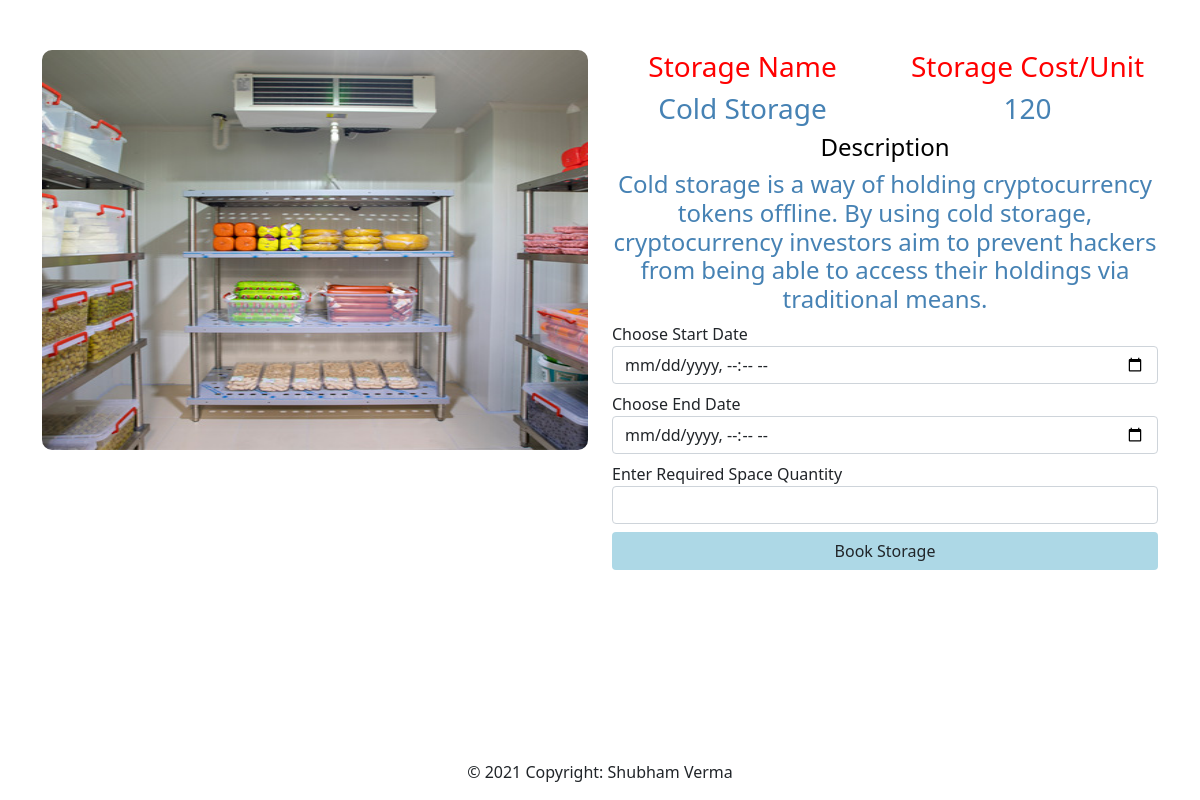
Page /bookStorage.php?sid=10&uid=1 (signed in) on the committed database.
### tables this page shows
CREATE TABLE `Storage` (
  `s_id` int(11) NOT NULL,
  `name` varchar(30) NOT NULL,
  `cost` int(11) NOT NULL,
  `quantity` int(11) DEFAULT NULL,
  `description` varchar(1000) DEFAULT NULL,
  `img_path` varchar(1000) DEFAULT NULL,
  `consumed` int(11) NOT NULL DEFAULT 0,
  `remains` int(2) DEFAULT NULL
);

### bookStorage.php (the view, shortened to what this page needs)
<?php require_once('php/functions.php'); ?>
<?php
   $s_id = $_GET['sid'];
   if(!empty($s_id)){
        $sql = "SELECT * FROM Storage WHERE s_id='$s_id'";
         $result = $connection->query($sql);
         while($row=$result->fetch_assoc()){
             $img = $row['img_path'];
             $name=$row['name'];
             $cost = $row['cost'];
             $desc = $row['description'];
             $remains = $row['remains'];
         }
   }
   else{
       header("Location: index.php");
   }
?>
<!DOCTYPE html>
<html lang="en">
<head>
    <link href="https://cdn.jsdelivr.net/npm/bootstrap@5.1.3/dist/css/bootstrap.min.css" rel="stylesheet"
>
</head>
<body>
    <div class="container">
        <div class="row" style="margin-top:50px">
            <div class="col-6">
                <img src="Admin/<?php echo $img; ?>" alt="storage image"
                    style="border-radius:10px;height:400px;width:100%">
            </div>
            <div class="col-6">
                <div class="row">
                    <div class="col-6 text-center">
                        <h3 style="color:red">Storage Name</h3>
                        <h3 style="color:steelblue"><?= $name; ?></h3>
                    </div>
                    <div class="col-6 text-center">
                        <h3 style="color:red">Storage Cost/Unit</h3>
                        <h3 style="color:steelblue"><?= $cost; ?></h3>
                    </div>
                </div>
                <div class="row">
                    <div class="col-12 text-center">
                        <h4 style="color:black">Description</h4>
                        <h4 style="color:steelblue"><?= $desc; ?></h4>
                    </div>
                </div>
                <div class="row">
                <form method="post">
                        <div class="form-group">
                            <div class="form-group">
                                <div class="row">
                                    <div class="mb-2">
                                        <label for="exampleFormControlInput1">Choose Start Date</label>
                                        <input type="datetime-local" name="startDate" class="form-control"
                                            id="exampleFormControlInput1" required>
                                    </div>
                                </div>
                                <div class="row">
                                    <div class="mb-2">
                                        <label for="exampleFormControlTextarea1">Choose End Date</label>
                                        <input type="datetime-local" class="form-control" name="endDate" id="exampleFormControlTextarea1"
                                             required></input>
                                    </div>
                                </div>
                                <div class="row">
                                    <div class="mb-2">
                                        <label for="exampleFormControlInput1">Enter Required Space Quantity</label>
                                        <input type="number" min="1" max="<?php echo $remains; ?>" name="reqQty" class="form-control"
                                            id="exampleFormControlInput1" required>
                                    </div>
                                </div>
                                <div class="mb-2">
                                    <button type="submit" name="submit" class="btn"
                                        style="width:100%;background-color:lightblue">Book Storage
                                    </button>
                                </div>
                            </div>
                        </div>
                    </form>
                </div>
            </div>
        </div>
    </div>
    <div class="fixed-bottom"><?php include 'footer.php';?></div>
</body>
</html>

### rows in the picture
storage: img_path (picture), name "Cold Storage", cost "120", description "Cold storage is a way of holding cryptocurrency tokens offline. By using cold storage, cryptocurrency investors aim to prevent hackers from being able to access their holdings via traditional means."
